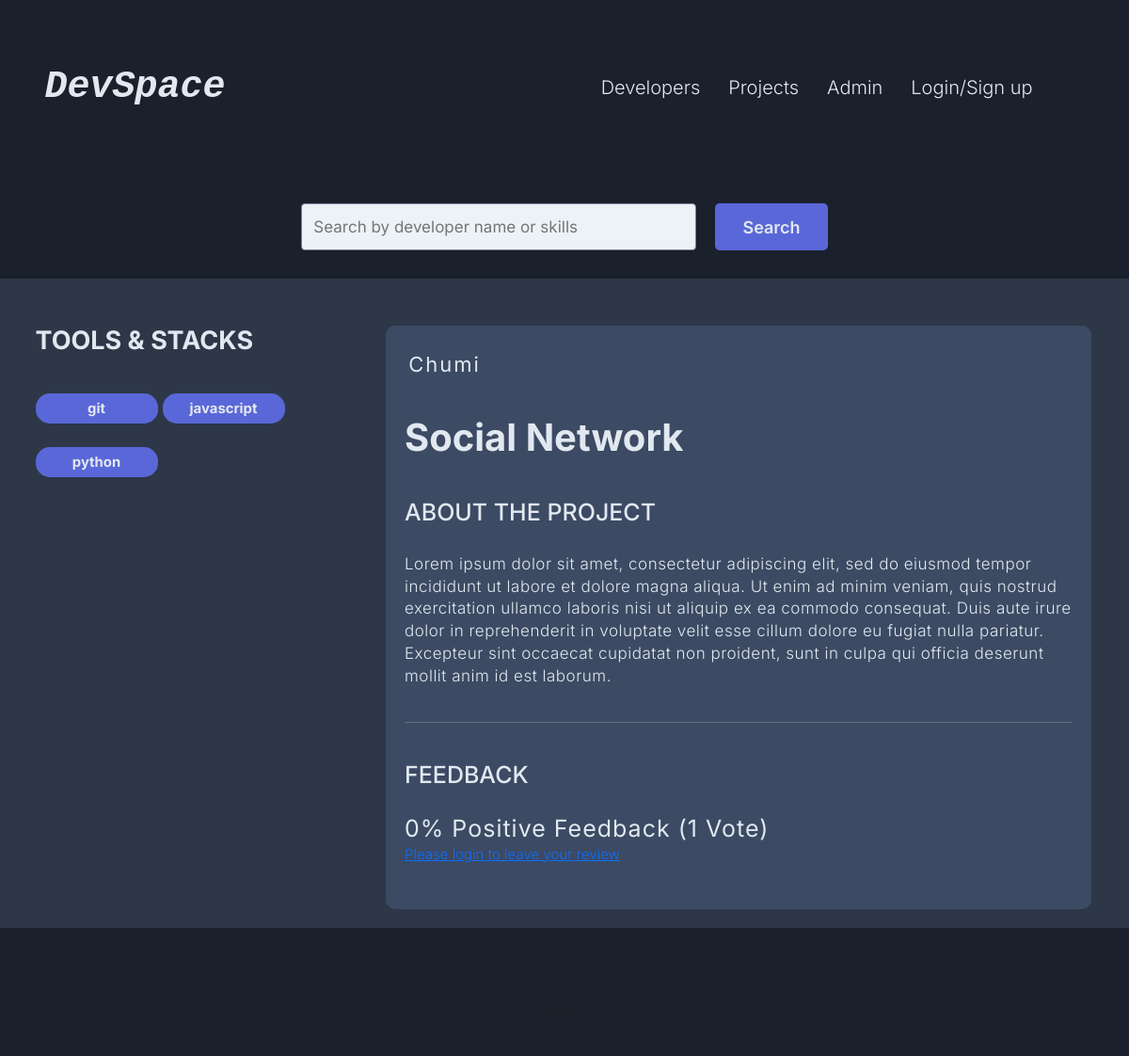
Page /projects/project/3d9a4600-5ccb-4bd4-a1b2-a986e1a7d386 on the earlier database version.
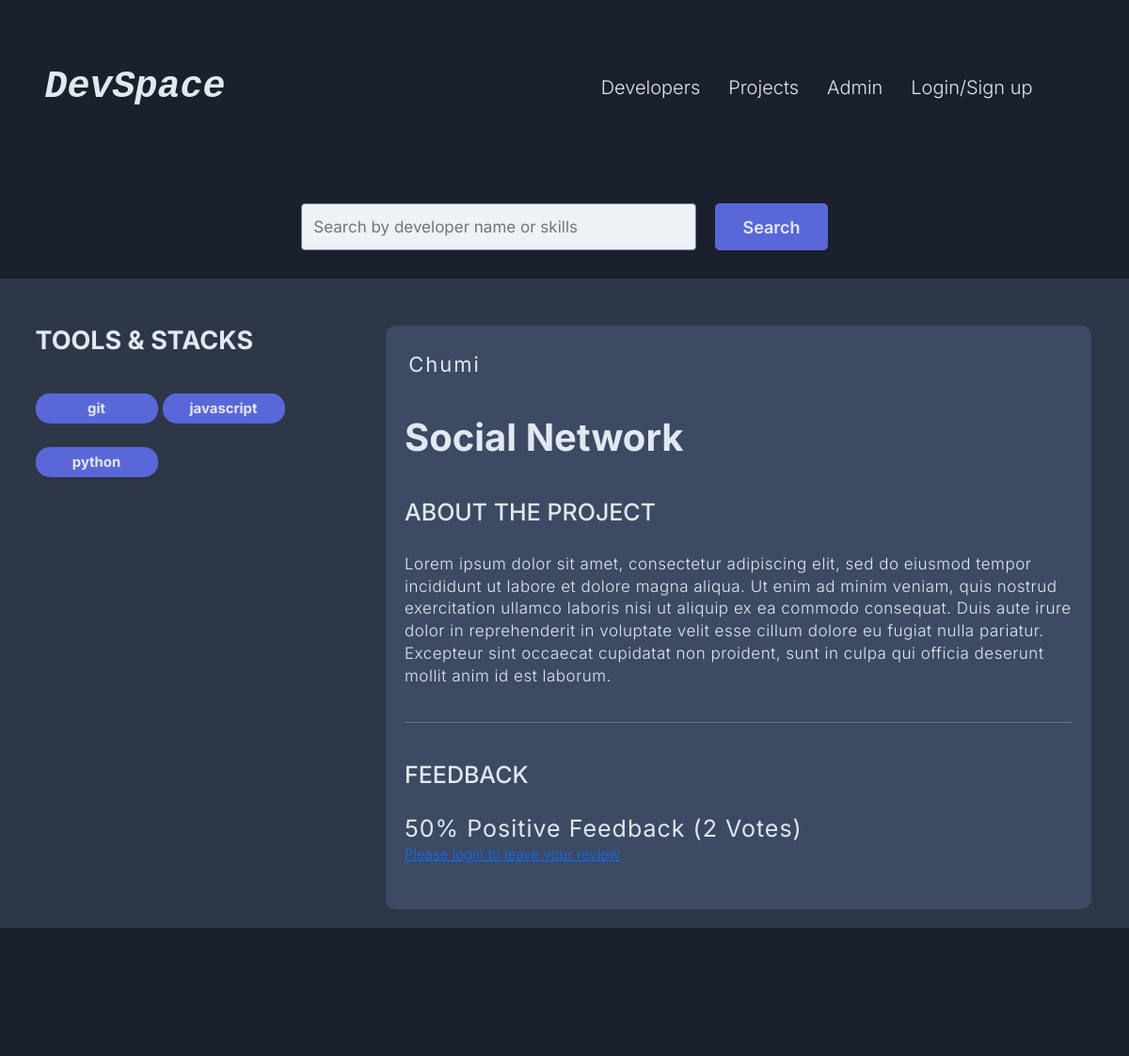
Same page on the later database version.
### projects/models.py (models this page shows, shortened)
class Project(models.Model):
    owner = models.ForeignKey(Profile, null=True, blank=True, on_delete=models.SET_NULL)
    title = models.CharField(max_length= 200)
    description = models.TextField(null = True, blank = True)
    demo_link = models.CharField(max_length=2000, null = True, blank = True)
    source_link = models.CharField(max_length=2000, null = True, blank = True)
    featured_image = models.ImageField(null=True, blank=True, upload_to="projects/", default='projects/default.jpg')
    tags = models.ManyToManyField("Tag", blank = True)
    vote_total = models.IntegerField(default = 0, null = True)
    vote_ratio = models.IntegerField(default = 0, null = True)
    created = models.DateTimeField(auto_now_add= True)
    id = models.UUIDField(default = uuid.uuid4, unique = True, primary_key= True, editable=False)
    class Meta:
        ordering = [ '-vote_ratio', '-vote_total', 'title']
    @property
    def reviewers(self):
        queryset = self.review_set.all().values_list('owner_id', flat = True)
        return queryset

### users/models.py (models this page shows)
class Profile(models.Model):
    user = models.OneToOneField(User, on_delete= models.CASCADE, null= True, blank=True)
    name = models.CharField(max_length= 200, blank= True, null=True)
    username = models.CharField(max_length=200, null=True, blank = True)
    location = models.CharField(max_length=200, null=True, blank = True)
    email = models.EmailField(max_length= 500, null = True, blank = True)
    short_intro = models.CharField(max_length=200, null=True, blank = True)
    bio = models.TextField( null=True, blank = True)
    profile_image = models.ImageField( null=True, blank = True, upload_to='profiles/', default= 'profiles/user-default.png')
    social_github = models.CharField(max_length= 200, blank= True, null=True)
    social_twitter = models.CharField(max_length= 200, blank= True, null=True)
    social_linkedin = models.CharField(max_length= 200, blank= True, null=True)
    social_youtube = models.CharField(max_length= 200, blank= True, null=True)
    social_website = models.CharField(max_length= 200, blank= True, null=True)
    created = models.DateTimeField(auto_now_add= True)
    id = models.UUIDField(default = uuid.uuid4, unique = True, primary_key= True, editable=False)
    def __str__(self):
        return str(self.username) or self.name or "Unnamed Profile"

### projects/views.py (the view, shortened to what this page needs)
# urls.py: path("project/<str:pk>", views.project, name="project"),
def project(request, pk):
    project = Project.objects.get(id = pk)
    form = ReviewForm()
    context = {
        "project": project,
        'form': form
        }
    return render(request, "projects/single-project.html", context)

### projects/forms.py
class ReviewForm(ModelForm):
    class Meta:
        model = Review
        fields = [ 'value', 'body']
        labels = {'value': 'Place your vote',
                  'body': 'Add a coment with your vote'}
    def __init__(self, *args, **kwargs):
        super().__init__(*args, **kwargs)
        for field_name, field in self.fields.items():
            field.widget.attrs.update({'class': 'form__input'})

### projects/templates/projects/single-project.html (shortened to what this page needs)
{% extends "base.html" %}
{% load static %}
{% block content %}
{% include "navbar.html" %}
<main class="singleProject ">
  <div class="container">
    <div class="row">
      <div class="col-lg-4 singleProject__leftColumn">
        <h2 class="sinlgeProject__subtitle inter-1">Tools & Stacks</h2>
        <div class="singleProject__toolStack row">
          {% for tag in project.tags.all %}
          <div class="col-6 ">
            <span class="tag  skill single-profile-skills col-6">
              <small>{{tag.name}}</small>
            </span>
          </div>
          {% endfor %}
        </div>
      </div>
      <div class="col-lg-8 singleProject__rightColumn">
        {% if project.owner %}
        <a class="singleProject__owner" href="">{{project.owner|title}}</a>
        {% endif %}
        <h2 class="singleProject__title">{{project.title}}</h2>
        <h3 class="singleProject__subtitle">About the Project</h3>
        {% if project.description %}
        <div class="singleProject__info">
          <br>
          <p>{{project.description}}</p>
        </div>
        {% endif %}
        <br>
        <hr>
        <div class="comments" >
          <h3 class="singleProject__subtitle">Feedback</h3>
          <h5 class="project--rating">
            {{project.vote_ratio}}% Positive Feedback
            ({{project.vote_total}} Vote{{project.vote_total|pluralize:'s'}})
          </h5>
            {% if request.user.profile.id in project.reviewers %}
            <p>You have already submitted your review for this project</p>
            {% elif request.user.profile == project.owner %}
            <p>You cannot review your own work</p>
            {% else %}
            <a href="{% url 'login' %}?next={{request.path}}">Please login to leave your review</a>
            {% endif %}
        </div>
      </div>
    </div>
</main>
{% endblock %}

Differences in the rows shown:
changed Project "Social Network": vote_ratio "0" → "50"; vote_total "1" → "2"
